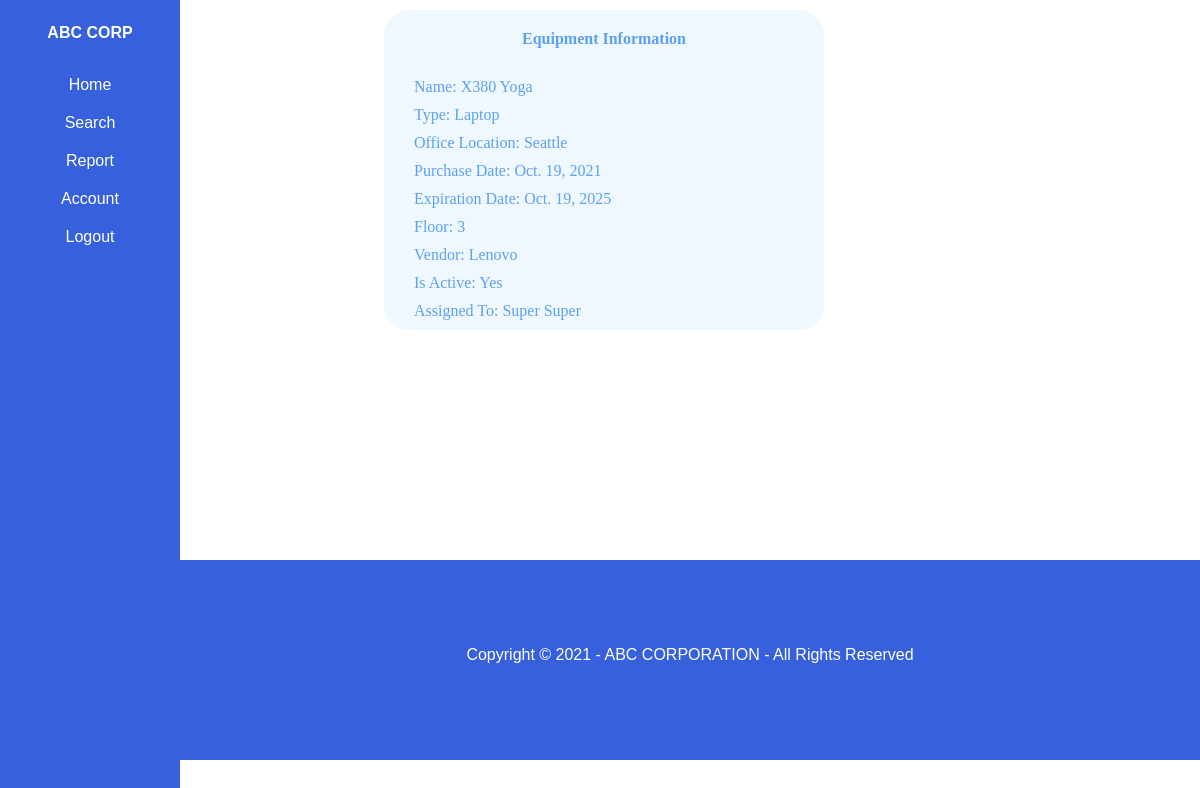
The page /displayEquipment/1 (signed in) on the database its author committed.
### ABC_INVENTORY/models.py (models this page shows, shortened)
class Equipment(models.Model):
    TYPES = (
			('Laptop', 'Laptop'),
			('Desktop', 'Desktop'),
            ('Server', 'Server'),
			('Printer', 'Printer'),
            ('Mobile Device', 'Mobile Device')
			)
    name = models.CharField(max_length=150, null=True)
    assignedTo = models.ForeignKey(User, null=True, on_delete=models.CASCADE)
    officeLocation = models.ForeignKey(Location, null=True, on_delete=models.CASCADE)
    vendor = models.ForeignKey(Vendor, null=True, on_delete=models.CASCADE)
    equipmentType = models.CharField(max_length=200, null=True, choices=TYPES)
    purchaseDate = models.DateField(null=True)
    expirationDate = models.DateField(null=True)
    floor = models.CharField(max_length=100, null=True)
    is_active = models.BooleanField(default=True)

class Location(models.Model):
    name = models.CharField(max_length=150, null=True)
    is_active = models.BooleanField(default=True)
    def __str__(self):
        return self.name

class Vendor(models.Model):
    name = models.CharField(max_length=150, null=True)
    address = models.CharField(max_length=200, null=True)
    email = models.EmailField(gettext_lazy('email address'),unique=False)
    phone = models.CharField(max_length=25, null=True)
    is_active = models.BooleanField(default=True)
    def __str__(self):
        return self.name

class User(AbstractBaseUser, PermissionsMixin):
    firstName = models.CharField(max_length=150, null=True)
    lastName = models.CharField(max_length=150, null=True)
    email = models.EmailField(gettext_lazy('email address'),unique=True)
    phone = models.CharField(max_length=25, null=True)
    address = models.CharField(max_length=150, null=True)
    officeLocation = models.ForeignKey(Location, null=True, on_delete=models.CASCADE)
    is_active = models.BooleanField(default=True)
    is_staff = models.BooleanField(default=True)
    is_admin = models.BooleanField(default=False)
    objects = CustomAccountManager()
    USERNAME_FIELD = 'email'
    REQUIRED_FIELDS = ['firstName','lastName']
    def __str__(self):
        return str(self.firstName)+' '+str(self.lastName)

### ABC_INVENTORY/views.py (the view)
# urls.py: path('displayEquipment/<int:equipmentId>', views.displayEquipment, name="displayEquipment"),
def displayEquipment(request, equipmentId):
    e = Equipment.objects.get(id=equipmentId)
    date = datetime.date.today()
    navigationPage = 'usernav.html'
    if request.user.is_admin:
        navigationPage = 'adminnav.html'
    context = {'equipment':e, 'navigationPage' : navigationPage, 'date': date}
    return render(request, 'displayEquipment.html', context)

### ABC_INVENTORY/templates/displayEquipment.html (shortened to what this page needs)
{% extends navigationPage %}
{% load static %}
{% block content %}
    <!DOCTYPE html>
        <head>
            <link rel="stylesheet" type="text/css" href="{% static '/css/display.css' %}">
        </head>
        <body>
          <div class="container1">
            <div class="row justify-content-center">
              <div class="col-12 col-sm-6 col-md-3">
                <div class="box">
                  <div class="user-heading">
                    Equipment Information
                  </div>
                  <div class="info">
                      <div class="user-info" id="name">Name: {{equipment.name}}</div>
                      <div class="user-info" id="type">Type: {{equipment.equipmentType}}</div>
                      <div class="user-info" id="type">Office Location: {{equipment.officeLocation}}</div>
                      <div class="user-info" id="purchaseDate">Purchase Date: {{equipment.purchaseDate}}</div>
                      <div class="user-info" id="expiration">Expiration Date: {{equipment.expirationDate}}</div>
                      <div class="user-info" id="floor">Floor: {{equipment.floor}}</div>
                      <div class="user-info" id="phone">Vendor: {{equipment.vendor}}</div>
                      {% if equipment.is_active %}
                        <div class="user-info" id="is_active">Is Active: Yes</div>
                      {% else %}
                        <div class="user-info" id="is_active">Is Active: No</div>
                      {% endif %}
                      <div class="user-info" id="phone">Assigned To: {{equipment.assignedTo}}</div>
                  </div>
              </div>
            </div>
          </div>
        </body>
        <footer class="footer">
            <div id="footer-text">
                <p>Copyright &copy; {{date.year}} - ABC CORPORATION - All Rights Reserved</p>
            </div>
        </footer>
    </html>
{% endblock %}

### static/css/navigation.css (style rules this page uses)
body { margin: 0; }

### static/css/display.css (style rules this page uses)
.footer { margin-top: 230px; background-color: rgb(55, 96, 220); height: 200px; }
#footer-text { font-family: Verdana, Helvetica, sans-serif; color: white; text-align: center; padding-top: 70px; }
.box { background-color: #f0f8ff; width: 400px; height: 280px; padding: 20px; border-radius: 25px; bottom: 10px; margin-left: 20%; }
.user-heading { margin: auto; text-align: center; font-family: Georgia; color: #5ca0f2; font-weight: bold; border-radius: 25px; }
.user-info { margin: auto; text-align: left; margin-left: 10px; font-family: Georgia; color: #5ca0f2; margin-top: 10px; }
.info { margin-top: 30px; }
.container1 { margin-left: 15%; padding-top: 10px; }

### rows shown on the page
Equipment: name "X380 Yoga", equipmentType "Laptop", officeLocation "Seattle", purchaseDate "Oct. 19, 2021", expirationDate "Oct. 19, 2025", floor "3", vendor "Lenovo", assignedTo "Super Super"
